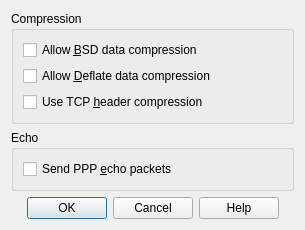
<?xml version="1.0" encoding="UTF-8"?>
<ui version="4.0">
 <class>AdvancedSettingsDialog</class>
 <widget class="QDialog" name="AdvancedSettingsDialog">
  <property name="geometry">
   <rect>
    <x>0</x>
    <y>0</y>
    <width>305</width>
    <height>221</height>
   </rect>
  </property>
  <property name="windowTitle">
   <string>Advanced Settings</string>
  </property>
  <property name="windowIcon">
   <iconset resource="../../resources/L2tpIPsecVpn.qrc">
    <normaloff>:/images/configure.png</normaloff>:/images/configure.png</iconset>
  </property>
  <layout class="QVBoxLayout" name="m_pDialogLayout">
   <item>
    <widget class="QGroupBox" name="m_pCompressionGroupBox">
     <property name="title">
      <string>Compression</string>
     </property>
     <layout class="QVBoxLayout" name="m_pCompressionLayout">
      <item>
       <widget class="QCheckBox" name="m_pAllowBSDCompressionCheckBox">
        <property name="text">
         <string>Allow &amp;BSD data compression</string>
        </property>
       </widget>
      </item>
      <item>
       <widget class="QCheckBox" name="m_pAllowDeflateCompressionCheckBox">
        <property name="text">
         <string>Allow &amp;Deflate data compression</string>
        </property>
       </widget>
      </item>
      <item>
       <widget class="QCheckBox" name="m_pUseTCPHeaderCompressionCheckBox">
        <property name="text">
         <string>Use TCP &amp;header compression</string>
        </property>
       </widget>
      </item>
     </layout>
    </widget>
   </item>
   <item>
    <widget class="QGroupBox" name="m_pEchoGroupBox">
     <property name="title">
      <string>Echo</string>
     </property>
     <layout class="QVBoxLayout" name="m_pEchoLayout">
      <item>
       <widget class="QCheckBox" name="m_pSendEchoCheckBox">
        <property name="text">
         <string>Send PPP &amp;echo packets</string>
        </property>
       </widget>
      </item>
     </layout>
    </widget>
   </item>
   <item>
    <widget class="QDialogButtonBox" name="m_pButtonBox">
     <property name="orientation">
      <enum>Qt::Horizontal</enum>
     </property>
     <property name="standardButtons">
      <set>QDialogButtonBox::Cancel|QDialogButtonBox::Help|QDialogButtonBox::Ok</set>
     </property>
     <property name="centerButtons">
      <bool>true</bool>
     </property>
    </widget>
   </item>
  </layout>
 </widget>
 <tabstops>
  <tabstop>m_pAllowBSDCompressionCheckBox</tabstop>
  <tabstop>m_pAllowDeflateCompressionCheckBox</tabstop>
  <tabstop>m_pUseTCPHeaderCompressionCheckBox</tabstop>
  <tabstop>m_pSendEchoCheckBox</tabstop>
  <tabstop>m_pButtonBox</tabstop>
 </tabstops>
 <resources>
  <include location="../../resources/L2tpIPsecVpn.qrc"/>
 </resources>
 <connections>
  <connection>
   <sender>m_pButtonBox</sender>
   <signal>accepted()</signal>
   <receiver>AdvancedSettingsDialog</receiver>
   <slot>accept()</slot>
   <hints>
    <hint type="sourcelabel">
     <x>248</x>
     <y>254</y>
    </hint>
    <hint type="destinationlabel">
     <x>157</x>
     <y>274</y>
    </hint>
   </hints>
  </connection>
  <connection>
   <sender>m_pButtonBox</sender>
   <signal>rejected()</signal>
   <receiver>AdvancedSettingsDialog</receiver>
   <slot>reject()</slot>
   <hints>
    <hint type="sourcelabel">
     <x>316</x>
     <y>260</y>
    </hint>
    <hint type="destinationlabel">
     <x>286</x>
     <y>274</y>
    </hint>
   </hints>
  </connection>
 </connections>
</ui>
